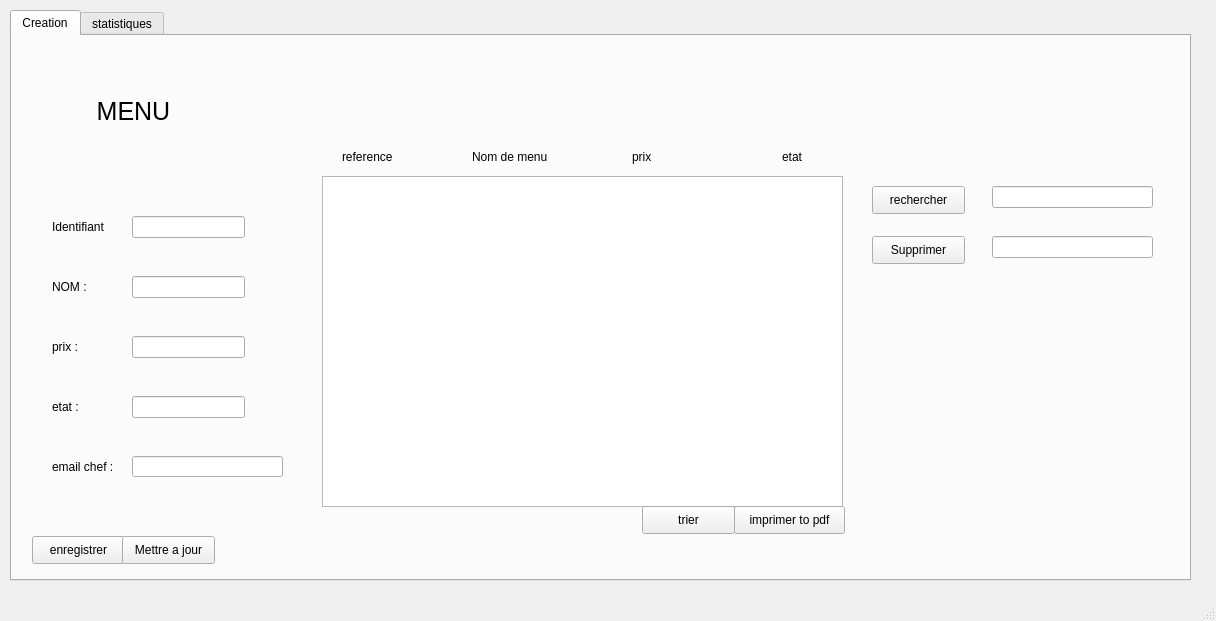
<?xml version="1.0" encoding="UTF-8"?>
<ui version="4.0">
 <class>MainWindow</class>
 <widget class="QMainWindow" name="MainWindow">
  <property name="geometry">
   <rect>
    <x>0</x>
    <y>0</y>
    <width>1216</width>
    <height>621</height>
   </rect>
  </property>
  <property name="windowTitle">
   <string>MainWindow</string>
  </property>
  <widget class="QWidget" name="centralwidget">
   <widget class="QTabWidget" name="tabWidget">
    <property name="geometry">
     <rect>
      <x>10</x>
      <y>10</y>
      <width>1181</width>
      <height>571</height>
     </rect>
    </property>
    <property name="currentIndex">
     <number>0</number>
    </property>
    <widget class="QWidget" name="tab">
     <attribute name="title">
      <string>Creation</string>
     </attribute>
     <widget class="QPushButton" name="pb_enregistrer">
      <property name="geometry">
       <rect>
        <x>20</x>
        <y>500</y>
        <width>93</width>
        <height>28</height>
       </rect>
      </property>
      <property name="text">
       <string>enregistrer</string>
      </property>
     </widget>
     <widget class="QLabel" name="label">
      <property name="geometry">
       <rect>
        <x>50</x>
        <y>20</y>
        <width>171</width>
        <height>111</height>
       </rect>
      </property>
      <property name="sizePolicy">
       <sizepolicy hsizetype="Preferred" vsizetype="Preferred">
        <horstretch>0</horstretch>
        <verstretch>0</verstretch>
       </sizepolicy>
      </property>
      <property name="font">
       <font>
        <pointsize>19</pointsize>
       </font>
      </property>
      <property name="text">
       <string>     MENU</string>
      </property>
     </widget>
     <widget class="QLineEdit" name="ref">
      <property name="geometry">
       <rect>
        <x>120</x>
        <y>180</y>
        <width>113</width>
        <height>22</height>
       </rect>
      </property>
      <property name="text">
       <string/>
      </property>
     </widget>
     <widget class="QLabel" name="label_3">
      <property name="geometry">
       <rect>
        <x>40</x>
        <y>180</y>
        <width>81</width>
        <height>21</height>
       </rect>
      </property>
      <property name="text">
       <string>Identifiant</string>
      </property>
     </widget>
     <widget class="QLineEdit" name="nom">
      <property name="geometry">
       <rect>
        <x>120</x>
        <y>240</y>
        <width>113</width>
        <height>22</height>
       </rect>
      </property>
     </widget>
     <widget class="QLabel" name="label_4">
      <property name="geometry">
       <rect>
        <x>40</x>
        <y>240</y>
        <width>81</width>
        <height>21</height>
       </rect>
      </property>
      <property name="text">
       <string>NOM :</string>
      </property>
     </widget>
     <widget class="QLineEdit" name="prix">
      <property name="geometry">
       <rect>
        <x>120</x>
        <y>300</y>
        <width>113</width>
        <height>22</height>
       </rect>
      </property>
     </widget>
     <widget class="QLabel" name="label_5">
      <property name="geometry">
       <rect>
        <x>40</x>
        <y>300</y>
        <width>81</width>
        <height>21</height>
       </rect>
      </property>
      <property name="text">
       <string>prix :</string>
      </property>
     </widget>
     <widget class="QLabel" name="label_10">
      <property name="geometry">
       <rect>
        <x>40</x>
        <y>360</y>
        <width>81</width>
        <height>21</height>
       </rect>
      </property>
      <property name="text">
       <string>etat :</string>
      </property>
     </widget>
     <widget class="QLineEdit" name="etat">
      <property name="geometry">
       <rect>
        <x>120</x>
        <y>360</y>
        <width>113</width>
        <height>22</height>
       </rect>
      </property>
     </widget>
     <widget class="QPushButton" name="pushButton_2">
      <property name="geometry">
       <rect>
        <x>110</x>
        <y>500</y>
        <width>93</width>
        <height>28</height>
       </rect>
      </property>
      <property name="text">
       <string>Mettre a jour</string>
      </property>
     </widget>
     <widget class="QPushButton" name="pb_supprimer">
      <property name="geometry">
       <rect>
        <x>860</x>
        <y>200</y>
        <width>93</width>
        <height>28</height>
       </rect>
      </property>
      <property name="text">
       <string>Supprimer</string>
      </property>
     </widget>
     <widget class="QLabel" name="label_9">
      <property name="geometry">
       <rect>
        <x>620</x>
        <y>110</y>
        <width>81</width>
        <height>21</height>
       </rect>
      </property>
      <property name="text">
       <string>prix</string>
      </property>
     </widget>
     <widget class="QLabel" name="label_11">
      <property name="geometry">
       <rect>
        <x>330</x>
        <y>100</y>
        <width>71</width>
        <height>41</height>
       </rect>
      </property>
      <property name="text">
       <string>reference</string>
      </property>
     </widget>
     <widget class="QLabel" name="label_12">
      <property name="geometry">
       <rect>
        <x>460</x>
        <y>110</y>
        <width>111</width>
        <height>21</height>
       </rect>
      </property>
      <property name="text">
       <string>Nom de menu</string>
      </property>
     </widget>
     <widget class="QLabel" name="label_13">
      <property name="geometry">
       <rect>
        <x>770</x>
        <y>100</y>
        <width>71</width>
        <height>41</height>
       </rect>
      </property>
      <property name="text">
       <string>etat</string>
      </property>
     </widget>
     <widget class="QWidget" name="horizontalLayoutWidget_2">
      <property name="geometry">
       <rect>
        <x>320</x>
        <y>99</y>
        <width>511</width>
        <height>31</height>
       </rect>
      </property>
      <layout class="QHBoxLayout" name="horizontalLayout_4"/>
     </widget>
     <widget class="QTableView" name="menus">
      <property name="geometry">
       <rect>
        <x>310</x>
        <y>140</y>
        <width>521</width>
        <height>331</height>
       </rect>
      </property>
     </widget>
     <widget class="QPushButton" name="pushButton">
      <property name="geometry">
       <rect>
        <x>722</x>
        <y>470</y>
        <width>111</width>
        <height>28</height>
       </rect>
      </property>
      <property name="text">
       <string>imprimer to pdf</string>
      </property>
     </widget>
     <widget class="QPushButton" name="pushButton_4">
      <property name="geometry">
       <rect>
        <x>630</x>
        <y>470</y>
        <width>93</width>
        <height>28</height>
       </rect>
      </property>
      <property name="text">
       <string>trier</string>
      </property>
     </widget>
     <widget class="QLineEdit" name="lineEdit">
      <property name="geometry">
       <rect>
        <x>120</x>
        <y>420</y>
        <width>151</width>
        <height>21</height>
       </rect>
      </property>
     </widget>
     <widget class="QLabel" name="label_14">
      <property name="geometry">
       <rect>
        <x>40</x>
        <y>420</y>
        <width>81</width>
        <height>21</height>
       </rect>
      </property>
      <property name="text">
       <string>email chef :</string>
      </property>
     </widget>
     <widget class="QPushButton" name="pushButton_5">
      <property name="geometry">
       <rect>
        <x>860</x>
        <y>150</y>
        <width>93</width>
        <height>28</height>
       </rect>
      </property>
      <property name="text">
       <string>rechercher</string>
      </property>
     </widget>
     <widget class="QLineEdit" name="ref1">
      <property name="geometry">
       <rect>
        <x>980</x>
        <y>150</y>
        <width>161</width>
        <height>22</height>
       </rect>
      </property>
      <property name="text">
       <string/>
      </property>
     </widget>
     <widget class="QLineEdit" name="lineEdit_3">
      <property name="geometry">
       <rect>
        <x>980</x>
        <y>200</y>
        <width>161</width>
        <height>22</height>
       </rect>
      </property>
     </widget>
    </widget>
    <widget class="QWidget" name="tab_2">
     <attribute name="title">
      <string>statistiques</string>
     </attribute>
     <widget class="QCustomPlot" name="plot" native="true">
      <property name="geometry">
       <rect>
        <x>20</x>
        <y>10</y>
        <width>851</width>
        <height>531</height>
       </rect>
      </property>
     </widget>
    </widget>
   </widget>
  </widget>
  <widget class="QStatusBar" name="statusbar"/>
  <action name="actionpar_alphabet">
   <property name="text">
    <string>id</string>
   </property>
  </action>
  <action name="actionPrix">
   <property name="text">
    <string>Prix</string>
   </property>
  </action>
  <action name="actiontendance">
   <property name="text">
    <string>tendance</string>
   </property>
  </action>
  <action name="actionid">
   <property name="text">
    <string>id </string>
   </property>
  </action>
 </widget>
 <customwidgets>
  <customwidget>
   <class>QCustomPlot</class>
   <extends>QWidget</extends>
   <header location="global">qcustomplot.h</header>
   <container>1</container>
  </customwidget>
 </customwidgets>
 <resources/>
 <connections/>
</ui>
